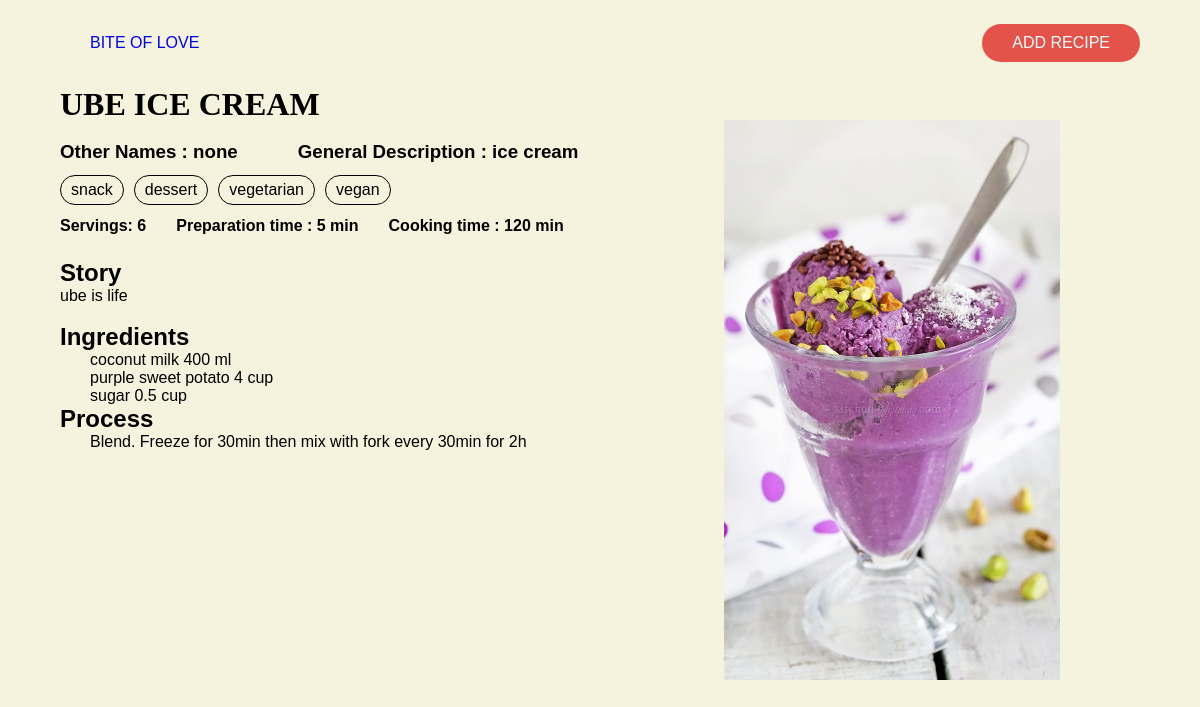
Page /final/recipeQuery.php?recipe=1 on the committed database.
### tables this page shows
CREATE TABLE recipeCollection (
  recipeID INTEGER PRIMARY KEY NOT NULL, 
  recipeName TEXT, 
  otherName TEXT,
  descript TEXT, 
  story TEXT,
  numServing INTEGER ,
  prepTime INTEGER,
  cookingTime INTEGER,

  ingNames TEXT,
  ingQties INTEGER,
  ingQtyUnits TEXT,

  process TEXT,

  allTags TEXT,
  
  origin TEXT,

  authorName TEXT,
  authorLocation TEXT,

  recipeImg TEXT
  );

### final/recipeQuery.php (the view, shortened to what this page needs)
<?php
require "main/header.php";
require "main/nav.php";
require('openDB.php');
if ($_SERVER['REQUEST_METHOD'] == 'GET') {
    $clickedRecipe = $_GET['recipe'];
    try {
        $sql_select = "SELECT * FROM recipeCollection WHERE recipeID = $clickedRecipe";
        $result = $file_db->query($sql_select);
        while ($row = $result->fetch(PDO::FETCH_ASSOC)) {
?>
            <section class="content" id="viewRecipe">
                <div class="recipeText">
                    <section id="recipeHeader">
                        <h1><?php echo $row["recipeName"]; ?></h1>
                        <div class="otherNames">
                            <h3> <?php echo "Other Names : ";
                                    if ($row["otherName"]) {
                                        echo $row["otherName"];
                                    } else echo "none";  ?></h3>
                            <h3> <?php echo "General Description : " . $row["descript"];  ?></h3>
                        </div>
                    </section>
                    <div>
                        <section id="recipe-tags">
                            <?php
                            $tags = explode(",", $row["allTags"]);
                            for ($i = 0; $i < count($tags) - 1; $i++) {
                                echo "<p>" . $tags[$i] . "</p>";
                            }
                            ?>
                        </section>
                        <section id="recipePrep">
                            <h4>Servings:
                                <span>
                                    <?php
                                    $lhs = str_replace("intval(", " ", $row["numServing"]);
                                    $complete =  str_replace(")", " ", $lhs);
                                    echo $complete;
                                    ?>
                                </span>
                            </h4>
                            <h4>Preparation time :
                                <span>
                                    <?php
                                    $lhs = str_replace("intval(", " ", $row["prepTime"]);
                                    $complete =  str_replace(")", " ", $lhs);
                                    echo $complete . "min";
                                    ?>
                                </span>
                            </h4>
                            <h4>Cooking time :
                                <span>
                                    <?php
                                    $lhs = str_replace("intval(", " ", $row["cookingTime"]);
                                    $complete =  str_replace(")", " ", $lhs);
                                    echo $complete . "min";
                                    ?>
                                </span>
                            </h4>
                        </section>
                        <section id="storyRec">
                            <h2>Story</h2>
                            <p><?php echo $row["story"]; ?> </p>
                        </section>
                        <section>
                            <h2>Ingredients</h2>
                            <div class="list">
                                <?php
                                $ingName = explode(",", $row["ingNames"]);
                                $ingQtyUnits = explode(",", $row["ingQtyUnits"]);
                                $lhs = str_replace("intval(", " ", $row["ingQties"]);
                                $complete =  str_replace(")", " ", $lhs);
                                $IngQty = explode(",", $complete);
                                for ($i = 0; $i < count($ingName); $i++) {
                                    echo "<p>" . $ingName[$i] . " " . $IngQty[$i] . " " . $ingQtyUnits[$i] . "</p>";
                                }
                                ?>
                            </div>
                        </section>
                        <section>
                            <h2>Process</h2>
                            <div class="list">
                                <p><?php echo $row["process"]; ?> </p>
                            </div>
                        </section>
                    </div>
                </div>
                <div class="recipeViewImg">
                    <img src="<?php echo $row["recipeImg"] ?>" alt="">
                </div>
            </section>
        <?php
        }
        ?>
<?php
    } catch (PDOException $e) {
        echo $e->getMessage();
    };
    exit;
}

### final/css/stylesheet.css (style rules this page uses)
:root { --bkgColour: #F5F3DE; --textColourDark: black; --textColourLight: white; --accentYellow: #FFC531; --accentPink: #F4B6AD; --accentBlue: #B5D3CD; --accentTeal: #4E897D; --accentRed: #E35349; --yellowTransparent: rgb(255, 197, 49, 0.5); --pinkTransparent: rgb(244, 182, 173, 0.5); --blueTransparent: rgb(181, 211, 205, 0.5); --dapifer: dapifer, serif; --azo: azo-sans-web, sans-serif; --thick: 600; --button_padding: 5px 10px; --button-radius: 30px; }

### final/css/style.css (style rules this page uses)
* { margin: 0; padding: 0; box-sizing: border-box; }
body { background-color: var(--bkgColour); font-family: var(--azo); }
.content { padding: 0 5%; }
.content h1 { font-family: var(--dapifer); text-transform: uppercase; font-size: 2rem; padding-bottom: 2%; }

### final/css/recipe-page.css (style rules this page uses)
.otherNames { display: flex; padding: 1% 0%; }
#viewRecipe { display: flex; gap: 30px; }
.recipeText { width: 50vw; }
.recipeViewImg img { width: auto; height: 70vh; margin: 10%; }
.otherNames h3 { padding-right: 10%; }
#storyRec { padding: 3% 0; }
#recipe-tags, #recipePrep { display: flex; padding: 1% 0%; gap: 10px; }
#recipePrep { gap: 30px }
#recipe-tags p { border: 1px solid black; border-radius: var(--button-radius); padding: 5px 10px; }
.list { padding-left: 5%; }

### rows in the picture
recipecollection: recipeName "UBE ICE CREAM", otherName "none", descript "ice cream", allTags "snack", allTags "dessert", allTags "vegetarian", allTags "vegan", numServing "6", prepTime "5", cookingTime "120", story "ube is life", ingNames "coconut milk", ingQties "400", ingQtyUnits "ml", ingNames "purple sweet potato", ingQties "4", ingQtyUnits "cup", ingNames "sugar", ingQties "0.5", process "Blend. Freeze for 30min then mix with fork every 30min for 2h", recipeImg (picture)
